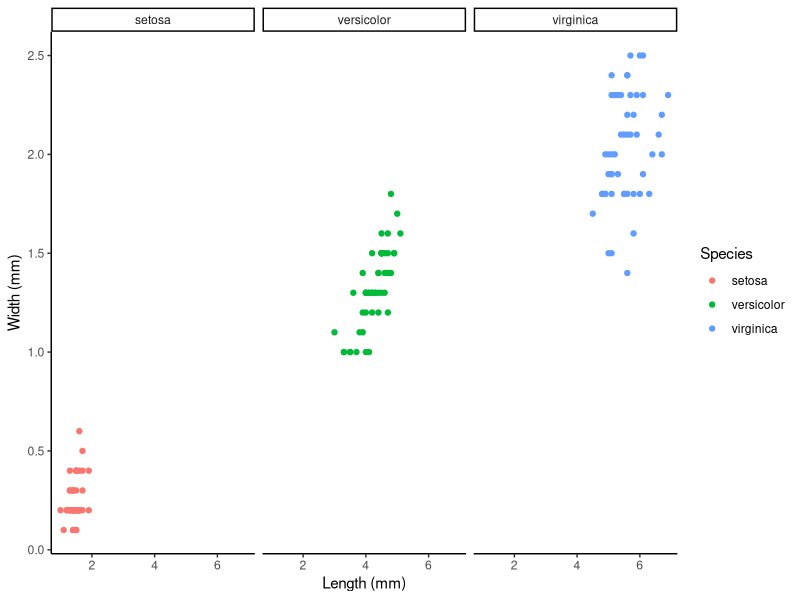

This chart was generated by the following R code:
## ---- chunk 1
knitr::opts_chunk$set(echo = TRUE)
## ---- chunk 2
library("tidyverse")

iris_graph <-ggplot(iris, aes(x =Petal.Length, y= Petal.Width))+
  geom_point(aes(color = Species)) +
  theme_classic() +
  facet_wrap(~Species) +
  labs(x = "Length (mm)", y = "Width (mm)")

iris_graph
